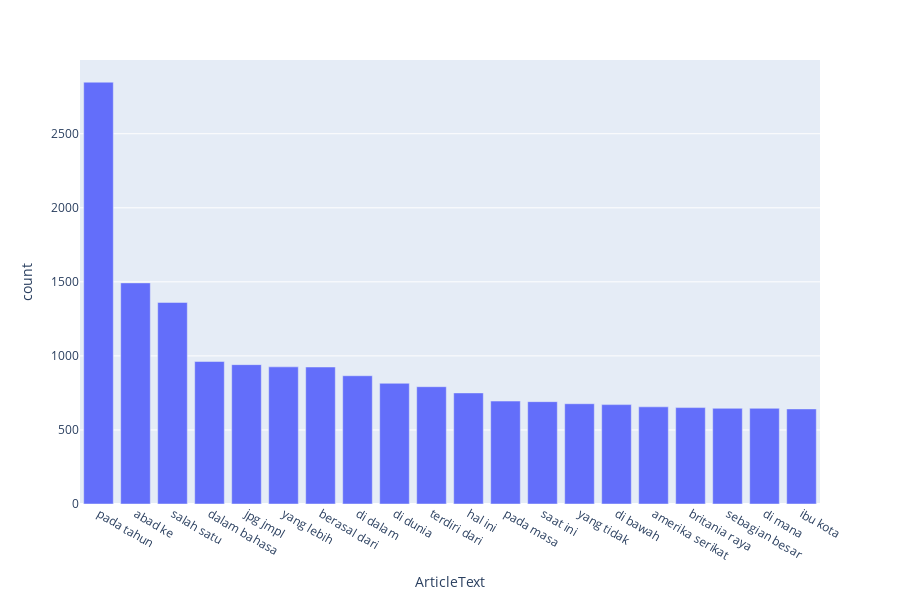

Notebook code cell kept with this figure:
### Code cell
common_words = get_top_n_words(corpus_wiki, 20)

for word, freq in common_words:
    print(word, freq)

df2 = pd.DataFrame(common_words, columns = ['ArticleText' , 'count'])

ax = df2.plot.bar(x='ArticleText', y='count', rot=0)
plt.show()

fig = px.bar(df2, x='ArticleText', y='count')
fig.show()

### Figure 1 — Plotly figure (JSON) as saved in the notebook; plotly's stock layout.template omitted (floating-point values rounded to 4 significant figures)
{"data": [{"alignmentgroup": "True", "hoverlabel": {"namelength": 0}, "hovertemplate": "ArticleText=%{x}<br>count=%{y}", "legendgroup": "", "marker": {"color": "#636efa"}, "name": "", "offsetgroup": "", "orientation": "v", "showlegend": false, "textposition": "auto", "type": "bar", "x": ["pada tahun", "abad ke", "salah satu", "dalam bahasa", "jpg jmpl", "yang lebih", "berasal dari", "di dalam", "di dunia", "terdiri dari", "hal ini", "pada masa", "saat ini", "yang tidak", "di bawah", "amerika serikat", "britania raya", "sebagian besar", "di mana", "ibu kota"], "xaxis": "x", "y": [2848, 1493, 1361, 962, 941, 926, 925, 866, 815, 792, 750, 695, 691, 677, 671, 656, 651, 646, 646, 642], "yaxis": "y"}], "layout": {"barmode": "relative", "height": 600, "legend": {"tracegroupgap": 0}, "margin": {"t": 60}, "xaxis": {"anchor": "y", "domain": [0, 1], "title": {"text": "ArticleText"}}, "yaxis": {"anchor": "x", "domain": [0, 1], "title": {"text": "count"}}}}
